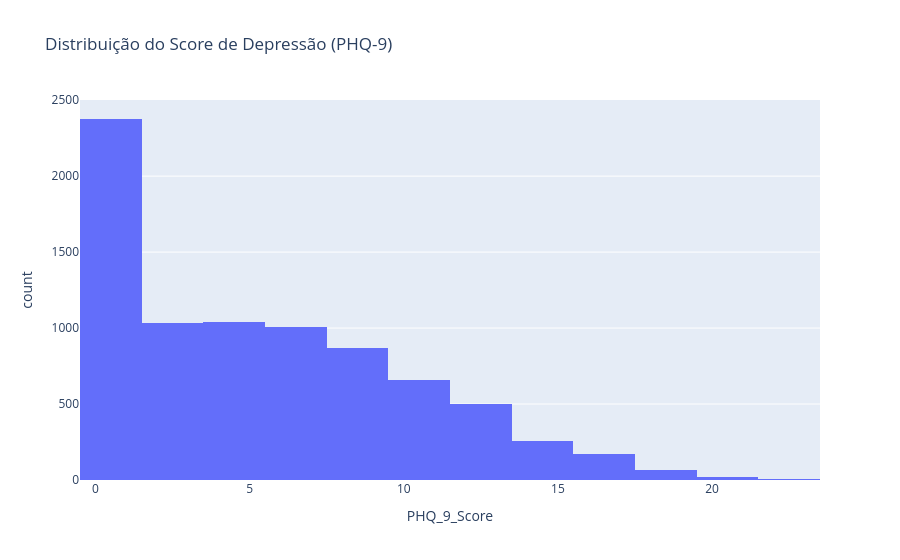

Notebook cell for this chart:
### Markdown cell above
### Análises de Depressão (PHQ-9) ###

### Code cell
fig = px.histogram(df, x="PHQ_9_Score", nbins=22, title="Distribuição do Score de Depressão (PHQ-9)")
fig.show()

### Figure 1 — Plotly figure (JSON) as saved in the notebook; plotly's stock layout.template omitted (floating-point values rounded to 4 significant figures; data arrays with more than 128 entries replaced by an {"elided": "..."} marker saying what was removed)
{"data": [{"bingroup": "x", "hovertemplate": "PHQ_9_Score=%{x}<br>count=%{y}<extra></extra>", "legendgroup": "", "marker": {"color": "#636efa", "pattern": {"shape": ""}}, "name": "", "nbinsx": 22, "orientation": "v", "showlegend": false, "type": "histogram", "x": {"elided": "8000 int values"}, "xaxis": "x", "yaxis": "y"}], "layout": {"barmode": "relative", "legend": {"tracegroupgap": 0}, "title": {"text": "Distribuição do Score de Depressão (PHQ-9)"}, "xaxis": {"anchor": "y", "domain": [0, 1], "title": {"text": "PHQ_9_Score"}}, "yaxis": {"anchor": "x", "domain": [0, 1], "title": {"text": "count"}}}}
